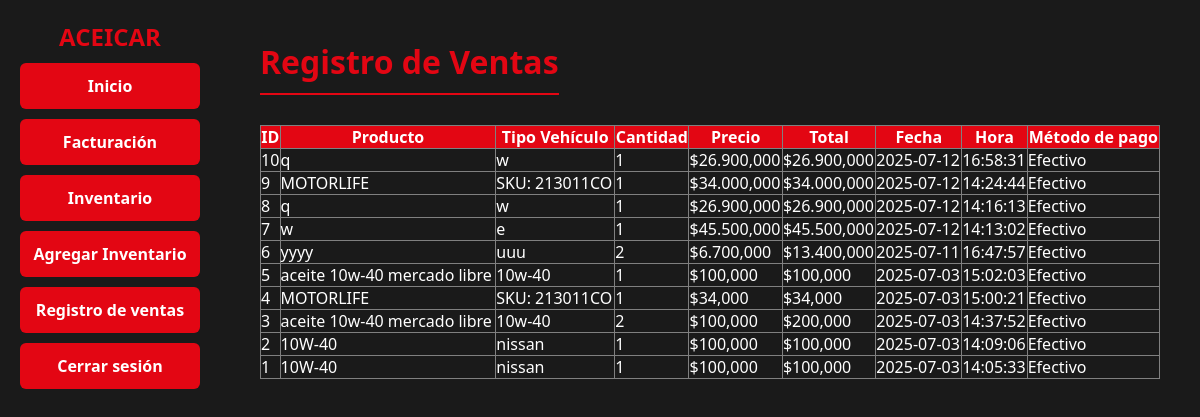
The page /facturacion/empleado.php?seccion=registro_ventas (signed in) on the database its author committed.
### tables this page shows
CREATE TABLE `ventas` (
  `id` int(11) NOT NULL,
  `producto` varchar(100) NOT NULL,
  `tipo` varchar(50) NOT NULL,
  `cantidad_vendida` int(11) NOT NULL,
  `precio` decimal(10,3) NOT NULL,
  `total` decimal(10,3) NOT NULL,
  `fecha` date NOT NULL,
  `hora` time NOT NULL,
  `metodo_pago` varchar(50) NOT NULL,
  `empleado` varchar(100) NOT NULL
);

### facturacion/php/ventas.php (the view, shortened to what this page needs)
<?php
include "php/conexion.php";
$ventas = $conexion->query("SELECT * FROM ventas ORDER BY fecha DESC, hora DESC");
?>
<h2>Registro de Ventas</h2>
<table border="1" cellpadding="10" cellspacing="0" style="width:100%; background:#1a1a1a; color:white; border-collapse:collapse;">
  <tr style="background:#e30613;">
    <th>ID</th>
    <th>Producto</th>
    <th>Tipo Vehículo</th>
    <th>Cantidad</th>
    <th>Precio </th>
    <th>Total</th>
    <th>Fecha</th>
    <th>Hora</th>
    <th>Método de pago</th>
  </tr>
  <?php while ($v = $ventas->fetch_assoc()): ?>
  <tr>
    <td><?= $v['id'] ?></td>
    <td><?= $v['producto'] ?></td>
    <td><?= $v['tipo'] ?></td>
    <td><?= $v['cantidad_vendida'] ?></td>
    <td>$<?= number_format($v['precio'], 3, ',', '.') ?></td>
    <td>$<?= number_format($v['total'], 3, ',', '.') ?></td>
    <td><?= $v['fecha'] ?></td>
    <td><?= $v['hora'] ?></td>
    <td><?= $v['metodo_pago'] ?></td>
  </tr>
  <?php endwhile; ?>
</table>

### facturacion/estilos.css (style rules this page uses)
* { margin: 0; padding: 0; box-sizing: border-box; }
body { font-family: 'Segoe UI', sans-serif; background-color: #111; color: #fff; }
main h2 { color: #e30613; font-size: 32px; margin-bottom: 30px; text-align: center; border-bottom: 2px solid #e30613; display: inline-block; padding-bottom: 10px; }

### facturacion/empleado.php (style rules this page uses)
body { display: flex; margin: 0; font-family: 'Segoe UI', sans-serif; background-color: #111; color: white; }

### rows shown on the page
ventas: id "10", producto "q", tipo "w", cantidad_vendida "1", precio "26.900,000", total "26.900,000", fecha "2025-07-12", hora "16:58:31", metodo_pago "Efectivo"
ventas: id "9", producto "MOTORLIFE", tipo "SKU: 213011CO", cantidad_vendida "1", precio "34.000,000", total "34.000,000", fecha "2025-07-12", hora "14:24:44", metodo_pago "Efectivo"
ventas: id "8", producto "q", tipo "w", cantidad_vendida "1", precio "26.900,000", total "26.900,000", fecha "2025-07-12", hora "14:16:13", metodo_pago "Efectivo"
ventas: id "7", producto "w", tipo "e", cantidad_vendida "1", precio "45.500,000", total "45.500,000", fecha "2025-07-12", hora "14:13:02", metodo_pago "Efectivo"
ventas: id "6", producto "yyyy", tipo "uuu", cantidad_vendida "2", precio "6.700,000", total "13.400,000", fecha "2025-07-11", hora "16:47:57", metodo_pago "Efectivo"
ventas: id "5", producto "aceite 10w-40 mercado libre", tipo "10w-40", cantidad_vendida "1", precio "100,000", total "100,000", fecha "2025-07-03", hora "15:02:03", metodo_pago "Efectivo"
ventas: id "4", producto "MOTORLIFE", tipo "SKU: 213011CO", cantidad_vendida "1", precio "34,000", total "34,000", fecha "2025-07-03", hora "15:00:21", metodo_pago "Efectivo"
ventas: id "3", producto "aceite 10w-40 mercado libre", tipo "10w-40", cantidad_vendida "2", precio "100,000", total "200,000", fecha "2025-07-03", hora "14:37:52", metodo_pago "Efectivo"
ventas: id "2", producto "10W-40", tipo "nissan", cantidad_vendida "1", precio "100,000", total "100,000", fecha "2025-07-03", hora "14:09:06", metodo_pago "Efectivo"
ventas: id "1", producto "10W-40", tipo "nissan", cantidad_vendida "1", precio "100,000", total "100,000", fecha "2025-07-03", hora "14:05:33", metodo_pago "Efectivo"
